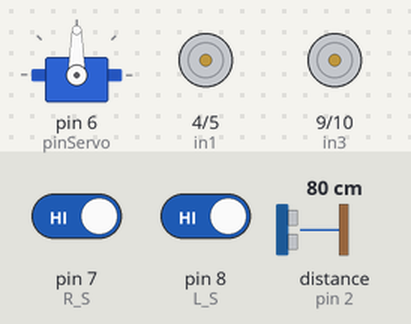
Simulated run of this sketch. Board: Arduino Uno, built with avr-gcc and run on an emulated ATmega328P. Parts: servo, motor-driver pin pairs drawn as motors (green arrow = first pin HIGH = forward, orange = second pin HIGH = backward, longer = more drive, scaled by the enable pin). Wiring (inferred from the names in the program): ultrasonic range finder: trigger pin 12; echo pin 2. The inputs (shaded band) are chosen by the test bench; at power-on: pin 7 (R_S) HIGH, pin 8 (L_S) HIGH, distance to the obstacle (sensor on pin 2) 80 cm. The echo pulse lasts 58.3 µs per cm.

Above: at 1.3 s.
1.4 s: pin 7 (R_S) driven LOW
At 5.5 s:
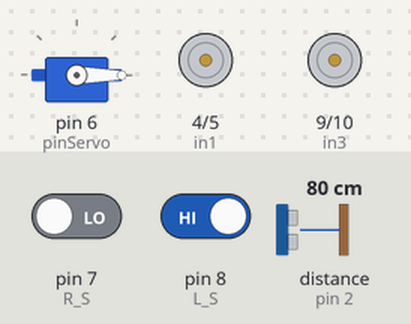
9.1 s: pin 8 (L_S) driven LOW
At 10.5 s:
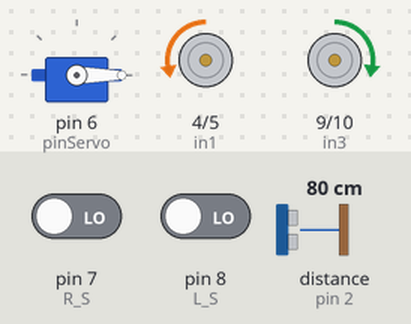
10.9 s: pin 7 (R_S) driven HIGH
At 11.8 s:
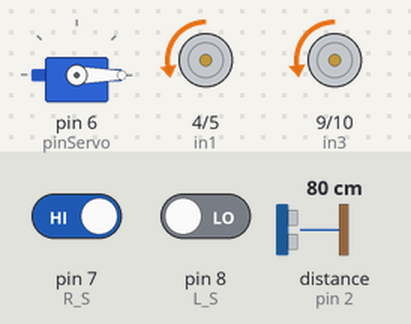
12.7 s: distance to the obstacle (sensor on pin 2) set to 23 cm
14.5 s: distance to the obstacle (sensor on pin 2) set to 19 cm
At 15.6 s:
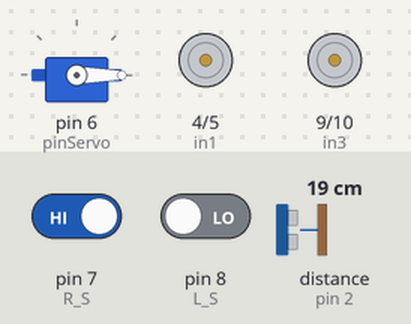
16.3 s: distance to the obstacle (sensor on pin 2) set to 35 cm
At 17.4 s:
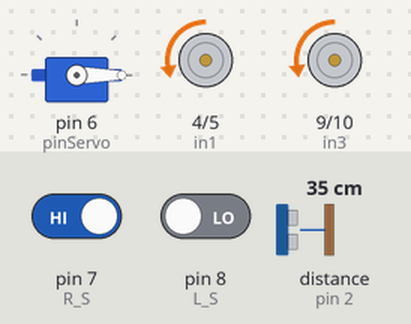
Timing chart, 0 to 19.1 s (numbered marks = the images above; inputs shaded):
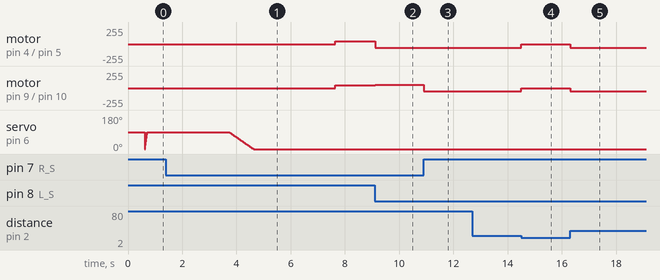

The sketch:

checkpoint5.ino
```cpp
//chekpoint 5
//cinq élastiques

#include <Servo.h>
Servo monServo;
#define pinServo 6
#define enA 3
#define in1 4
#define in2 5
#define in3 9
#define in4 10
#define enB 11

#define R_S 7 //ir sensor Right
#define L_S 8 //ir sensor Left

#define TRIG_PIN 12
#define ECHO_PIN 2
int i = 1;

void setup(){
pinMode(R_S, INPUT);
pinMode(L_S, INPUT);

pinMode(TRIG_PIN, OUTPUT);
pinMode(ECHO_PIN, INPUT);

pinMode(enA, OUTPUT);
pinMode(in1, OUTPUT);
pinMode(in2, OUTPUT);
pinMode(in3, OUTPUT);
pinMode(in4, OUTPUT);
pinMode(enB, OUTPUT);
i = 1;
analogWrite(enA, 38);
analogWrite(enB, 38);
monServo.attach(pinServo);
delay(100);
}

void loop(){
long distance = getDistance();

if (distance <= 20) {
    stop();
  }
else {
    if((digitalRead(R_S) == 0)&&(digitalRead(L_S) == 0)){forword();}   //if Right Sensor and Left Sensor are at White color then it will call forword function

    if((digitalRead(R_S) == 1)&&(digitalRead(L_S) == 0)){turnRight();} //if Right Sensor is Black and Left Sensor is White then it will call turn Right function

    if((digitalRead(R_S) == 0)&&(digitalRead(L_S) == 1)){turnLeft();}  //if Right Sensor is White and Left Sensor is Black then it will call turn Left function

    if((digitalRead(R_S) == 1)&&(digitalRead(L_S) == 1)){
      stop();
      delay(500);
      lance();
      stop();
    }
  }
}
void forword(){  //forword
  analogWrite(enB, 51);
  analogWrite(enA, 53);
  digitalWrite(in4, LOW);
  digitalWrite(in3, HIGH);
  digitalWrite(in2, HIGH);
  digitalWrite(in1, LOW);
  delay(10);
}

void turnRight(){ //turnRight
  digitalWrite(in4, HIGH);
  digitalWrite(in3, LOW);
  digitalWrite(in2, HIGH);
  digitalWrite(in1, LOW);
  delay(10);
}

void turnLeft(){ //turnLeft
  digitalWrite(in4, LOW);
  digitalWrite(in3, HIGH);
  digitalWrite(in2, LOW);
  digitalWrite(in1, HIGH);
  delay(10);
}

void stop(){ //stop
  digitalWrite(in1, LOW);
  digitalWrite(in2, LOW);
  digitalWrite(in3, LOW);
  digitalWrite(in4, LOW);
  delay(10);
}

// Fonction pour obtenir la distance à partir du capteur à ultrasons
long getDistance() {
  // Envoyer une impulsion de 10 µs pour déclencher le capteur
  digitalWrite(TRIG_PIN, LOW);
  delayMicroseconds(2);
  digitalWrite(TRIG_PIN, HIGH);
  delayMicroseconds(10);
  digitalWrite(TRIG_PIN, LOW);

  // Mesurer la durée de l'écho
  long duration = pulseIn(ECHO_PIN, HIGH);

  // Calculer la distance en cm
  long distance = (duration / 2) * 0.0344;  // Vitesse du son = 0.0344 cm/µs

  return distance;
}


void lance(){
for (int angle = 0; angle <= 90; angle++) {
    monServo.write(angle);
    delay(1);
  }

  delay(3000);

for (int angle = 90; angle >= 0; angle--) {
    monServo.write(angle);
    delay(10);
  }
  delay(3000);
}
```

Measured:
- the behaviour switches between 22 and 21 cm on distance to the obstacle (sensor on pin 2) (found by bisection; images 3 and 4)
- after the input at 1.4 s, motor on pin 4 (in1) / pin 5 (in2), motor on pin 9 (in3) / pin 10 (in4): stopped → forward 38/255 after 6.2 s; servo on pin 6 (pinServo): goes on until 4.6 s, then stays 0°
- after the input at 9.1 s, motor on pin 4 (in1) / pin 5 (in2): forward 38/255 → backward 53/255 at once; motor on pin 9 (in3) / pin 10 (in4): forward 38/255 → forward 51/255 at once
- after the input at 10.9 s, motor on pin 9 (in3) / pin 10 (in4): forward 51/255 → backward 51/255 at once
- after the input at 12.7 s, every drawn part: stays the same
- after the input at 14.5 s, motor on pin 4 (in1) / pin 5 (in2): backward 53/255 → stopped at once; motor on pin 9 (in3) / pin 10 (in4): backward 51/255 → stopped at once
- after the input at 16.3 s, motor on pin 4 (in1) / pin 5 (in2): stopped → backward 53/255 at once; motor on pin 9 (in3) / pin 10 (in4): stopped → backward 51/255 at once
